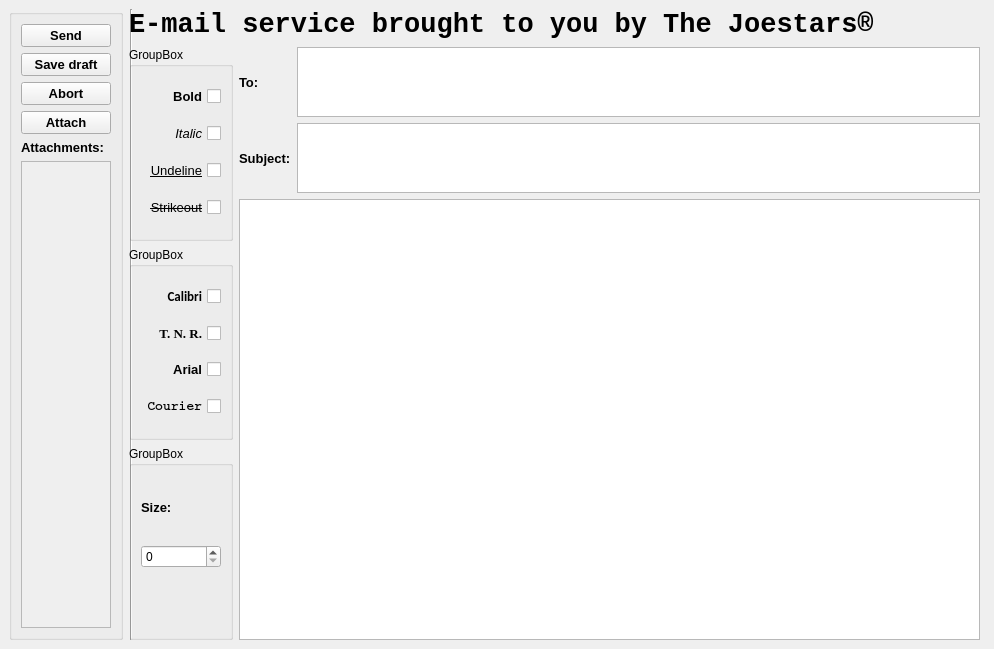
<?xml version="1.0" encoding="UTF-8"?>
<ui version="4.0">
 <class>Qmain_email</class>
 <widget class="QWidget" name="Qmain_email">
  <property name="geometry">
   <rect>
    <x>0</x>
    <y>0</y>
    <width>994</width>
    <height>649</height>
   </rect>
  </property>
  <property name="windowTitle">
   <string>qtCRMInterface</string>
  </property>
  <widget class="Line" name="Qline1">
   <property name="geometry">
    <rect>
     <x>123</x>
     <y>9</y>
     <width>16</width>
     <height>631</height>
    </rect>
   </property>
   <property name="orientation">
    <enum>Qt::Vertical</enum>
   </property>
  </widget>
  <widget class="QWidget" name="">
   <property name="geometry">
    <rect>
     <x>9</x>
     <y>9</y>
     <width>971</width>
     <height>631</height>
    </rect>
   </property>
   <layout class="QHBoxLayout" name="horizontalLayout_3" stretch="2,15">
    <item>
     <widget class="QGroupBox" name="Qbox_actions">
      <property name="title">
       <string/>
      </property>
      <layout class="QVBoxLayout" name="verticalLayout_6">
       <item>
        <widget class="QPushButton" name="Qbutton_send">
         <property name="font">
          <font>
           <pointsize>10</pointsize>
           <weight>75</weight>
           <bold>true</bold>
          </font>
         </property>
         <property name="cursor">
          <cursorShape>PointingHandCursor</cursorShape>
         </property>
         <property name="text">
          <string>Send</string>
         </property>
        </widget>
       </item>
       <item>
        <widget class="QPushButton" name="Qbutton_save">
         <property name="font">
          <font>
           <pointsize>10</pointsize>
           <weight>75</weight>
           <bold>true</bold>
          </font>
         </property>
         <property name="cursor">
          <cursorShape>PointingHandCursor</cursorShape>
         </property>
         <property name="text">
          <string>Save draft</string>
         </property>
        </widget>
       </item>
       <item>
        <widget class="QPushButton" name="Qbutton_abort">
         <property name="font">
          <font>
           <pointsize>10</pointsize>
           <weight>75</weight>
           <bold>true</bold>
          </font>
         </property>
         <property name="cursor">
          <cursorShape>PointingHandCursor</cursorShape>
         </property>
         <property name="text">
          <string>Abort</string>
         </property>
        </widget>
       </item>
       <item>
        <widget class="QPushButton" name="Qbutton_attach">
         <property name="font">
          <font>
           <pointsize>10</pointsize>
           <weight>75</weight>
           <bold>true</bold>
          </font>
         </property>
         <property name="cursor">
          <cursorShape>PointingHandCursor</cursorShape>
         </property>
         <property name="text">
          <string>Attach</string>
         </property>
        </widget>
       </item>
       <item>
        <widget class="QLabel" name="Qlabel_attachments">
         <property name="font">
          <font>
           <pointsize>10</pointsize>
           <weight>75</weight>
           <bold>true</bold>
          </font>
         </property>
         <property name="text">
          <string>Attachments:</string>
         </property>
        </widget>
       </item>
       <item>
        <widget class="QScrollArea" name="Qscroll_attachments">
         <property name="widgetResizable">
          <bool>true</bool>
         </property>
         <widget class="QWidget" name="Qcontent_attachments">
          <property name="geometry">
           <rect>
            <x>0</x>
            <y>0</y>
            <width>91</width>
            <height>465</height>
           </rect>
          </property>
         </widget>
        </widget>
       </item>
      </layout>
     </widget>
    </item>
    <item>
     <layout class="QVBoxLayout" name="verticalLayout_9">
      <item>
       <widget class="QLabel" name="Qlabel_title">
        <property name="font">
         <font>
          <family>Courier New</family>
          <pointsize>20</pointsize>
          <weight>75</weight>
          <bold>true</bold>
         </font>
        </property>
        <property name="text">
         <string>E-mail service brought to you by The Joestars®</string>
        </property>
       </widget>
      </item>
      <item>
       <layout class="QHBoxLayout" name="horizontalLayout_2">
        <item>
         <layout class="QVBoxLayout" name="verticalLayout_4">
          <item>
           <widget class="QGroupBox" name="groupBox">
            <property name="title">
             <string>GroupBox</string>
            </property>
            <layout class="QVBoxLayout" name="verticalLayout_3">
             <item>
              <widget class="QCheckBox" name="Qcheck_bold">
               <property name="font">
                <font>
                 <pointsize>10</pointsize>
                 <weight>75</weight>
                 <bold>true</bold>
                </font>
               </property>
               <property name="layoutDirection">
                <enum>Qt::RightToLeft</enum>
               </property>
               <property name="text">
                <string>Bold</string>
               </property>
               <property name="checkable">
                <bool>true</bool>
               </property>
              </widget>
             </item>
             <item>
              <widget class="QCheckBox" name="Qcheck_italic">
               <property name="font">
                <font>
                 <pointsize>10</pointsize>
                 <weight>50</weight>
                 <italic>true</italic>
                 <bold>false</bold>
                </font>
               </property>
               <property name="layoutDirection">
                <enum>Qt::RightToLeft</enum>
               </property>
               <property name="text">
                <string>Italic</string>
               </property>
              </widget>
             </item>
             <item>
              <widget class="QCheckBox" name="Qcheck_underline">
               <property name="font">
                <font>
                 <pointsize>10</pointsize>
                 <weight>50</weight>
                 <bold>false</bold>
                 <underline>true</underline>
                </font>
               </property>
               <property name="layoutDirection">
                <enum>Qt::RightToLeft</enum>
               </property>
               <property name="text">
                <string>Undeline</string>
               </property>
              </widget>
             </item>
             <item>
              <widget class="QCheckBox" name="Qcheck_strikeout">
               <property name="font">
                <font>
                 <pointsize>10</pointsize>
                 <weight>50</weight>
                 <bold>false</bold>
                 <strikeout>true</strikeout>
                </font>
               </property>
               <property name="layoutDirection">
                <enum>Qt::RightToLeft</enum>
               </property>
               <property name="text">
                <string>Strikeout</string>
               </property>
              </widget>
             </item>
            </layout>
           </widget>
          </item>
          <item>
           <widget class="QGroupBox" name="groupBox_3">
            <property name="title">
             <string>GroupBox</string>
            </property>
            <layout class="QVBoxLayout" name="verticalLayout">
             <item>
              <widget class="QCheckBox" name="Qcheck_calibri">
               <property name="font">
                <font>
                 <family>Calibri</family>
                 <pointsize>10</pointsize>
                 <weight>75</weight>
                 <bold>true</bold>
                 <strikeout>false</strikeout>
                </font>
               </property>
               <property name="layoutDirection">
                <enum>Qt::RightToLeft</enum>
               </property>
               <property name="text">
                <string>Calibri</string>
               </property>
              </widget>
             </item>
             <item>
              <widget class="QCheckBox" name="Qcheck_tnr">
               <property name="font">
                <font>
                 <family>Times New Roman</family>
                 <pointsize>10</pointsize>
                 <weight>75</weight>
                 <bold>true</bold>
                </font>
               </property>
               <property name="layoutDirection">
                <enum>Qt::RightToLeft</enum>
               </property>
               <property name="autoFillBackground">
                <bool>false</bool>
               </property>
               <property name="text">
                <string>T. N. R.</string>
               </property>
               <property name="checkable">
                <bool>true</bool>
               </property>
               <property name="tristate">
                <bool>false</bool>
               </property>
              </widget>
             </item>
             <item>
              <widget class="QCheckBox" name="Qcheck_arial">
               <property name="font">
                <font>
                 <family>Arial</family>
                 <pointsize>10</pointsize>
                 <weight>75</weight>
                 <italic>false</italic>
                 <bold>true</bold>
                </font>
               </property>
               <property name="layoutDirection">
                <enum>Qt::RightToLeft</enum>
               </property>
               <property name="text">
                <string>Arial</string>
               </property>
              </widget>
             </item>
             <item>
              <widget class="QCheckBox" name="Qcheck_courier">
               <property name="font">
                <font>
                 <family>Courier</family>
                 <pointsize>10</pointsize>
                 <weight>75</weight>
                 <bold>true</bold>
                 <underline>false</underline>
                </font>
               </property>
               <property name="layoutDirection">
                <enum>Qt::RightToLeft</enum>
               </property>
               <property name="text">
                <string>Courier</string>
               </property>
              </widget>
             </item>
            </layout>
           </widget>
          </item>
          <item>
           <widget class="QGroupBox" name="groupBox_2">
            <property name="title">
             <string>GroupBox</string>
            </property>
            <layout class="QVBoxLayout" name="verticalLayout_2">
             <item>
              <widget class="QLabel" name="Qlabel_size">
               <property name="font">
                <font>
                 <pointsize>10</pointsize>
                 <weight>75</weight>
                 <bold>true</bold>
                </font>
               </property>
               <property name="text">
                <string>Size:</string>
               </property>
              </widget>
             </item>
             <item>
              <widget class="QSpinBox" name="Qbox_size"/>
             </item>
             <item>
              <spacer name="verticalSpacer">
               <property name="orientation">
                <enum>Qt::Vertical</enum>
               </property>
               <property name="sizeType">
                <enum>QSizePolicy::Fixed</enum>
               </property>
               <property name="sizeHint" stdset="0">
                <size>
                 <width>20</width>
                 <height>60</height>
                </size>
               </property>
              </spacer>
             </item>
            </layout>
           </widget>
          </item>
         </layout>
        </item>
        <item>
         <layout class="QVBoxLayout" name="verticalLayout_8" stretch="1,50">
          <property name="sizeConstraint">
           <enum>QLayout::SetDefaultConstraint</enum>
          </property>
          <item>
           <layout class="QHBoxLayout" name="horizontalLayout">
            <item>
             <layout class="QVBoxLayout" name="verticalLayout_5" stretch="0,0">
              <item>
               <widget class="QLabel" name="Qlabel_to">
                <property name="font">
                 <font>
                  <pointsize>10</pointsize>
                  <weight>75</weight>
                  <bold>true</bold>
                 </font>
                </property>
                <property name="text">
                 <string>To:</string>
                </property>
               </widget>
              </item>
              <item>
               <widget class="QLabel" name="Qlabel_subject">
                <property name="font">
                 <font>
                  <pointsize>10</pointsize>
                  <weight>75</weight>
                  <bold>true</bold>
                 </font>
                </property>
                <property name="text">
                 <string>Subject:</string>
                </property>
               </widget>
              </item>
             </layout>
            </item>
            <item>
             <layout class="QVBoxLayout" name="verticalLayout_7">
              <item>
               <widget class="QPlainTextEdit" name="Qtext_to">
                <property name="font">
                 <font>
                  <pointsize>10</pointsize>
                 </font>
                </property>
                <property name="cursor" stdset="0">
                 <cursorShape>IBeamCursor</cursorShape>
                </property>
               </widget>
              </item>
              <item>
               <widget class="QPlainTextEdit" name="Qtext_subject">
                <property name="font">
                 <font>
                  <pointsize>10</pointsize>
                 </font>
                </property>
                <property name="cursor" stdset="0">
                 <cursorShape>IBeamCursor</cursorShape>
                </property>
               </widget>
              </item>
             </layout>
            </item>
           </layout>
          </item>
          <item>
           <widget class="QPlainTextEdit" name="Qtext_message"/>
          </item>
         </layout>
        </item>
       </layout>
      </item>
     </layout>
    </item>
   </layout>
  </widget>
 </widget>
 <resources/>
 <connections/>
</ui>
